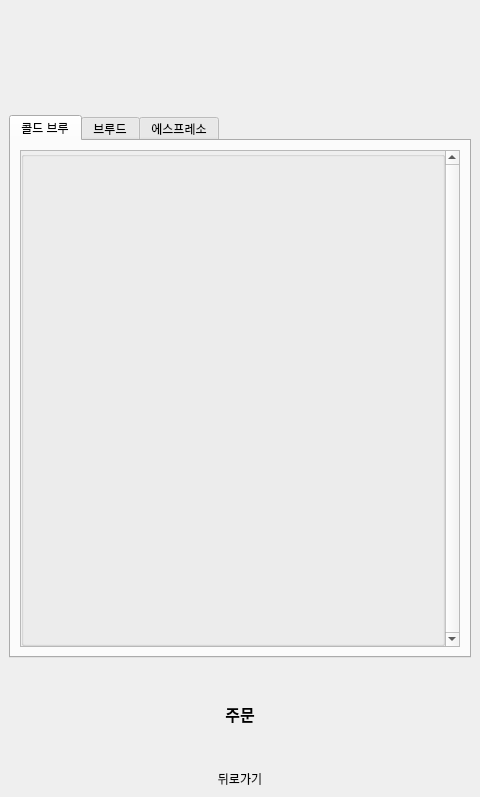
<?xml version="1.0" encoding="UTF-8"?>
<ui version="4.0">
 <class>MainWindow</class>
 <widget class="QMainWindow" name="MainWindow">
  <property name="geometry">
   <rect>
    <x>0</x>
    <y>0</y>
    <width>480</width>
    <height>797</height>
   </rect>
  </property>
  <property name="windowTitle">
   <string>MainWindow</string>
  </property>
  <widget class="QWidget" name="centralwidget">
   <property name="maximumSize">
    <size>
     <width>480</width>
     <height>800</height>
    </size>
   </property>
   <layout class="QGridLayout" name="gridLayout_4">
    <item row="2" column="1">
     <widget class="QLabel" name="btnOrder">
      <property name="minimumSize">
       <size>
        <width>0</width>
        <height>100</height>
       </size>
      </property>
      <property name="font">
       <font>
        <family>맑은 고딕 Semilight</family>
        <pointsize>12</pointsize>
        <weight>75</weight>
        <bold>true</bold>
       </font>
      </property>
      <property name="text">
       <string>주문</string>
      </property>
      <property name="alignment">
       <set>Qt::AlignCenter</set>
      </property>
     </widget>
    </item>
    <item row="0" column="1">
     <widget class="QLabel" name="labelMain">
      <property name="sizePolicy">
       <sizepolicy hsizetype="Preferred" vsizetype="Minimum">
        <horstretch>0</horstretch>
        <verstretch>0</verstretch>
       </sizepolicy>
      </property>
      <property name="minimumSize">
       <size>
        <width>0</width>
        <height>100</height>
       </size>
      </property>
      <property name="maximumSize">
       <size>
        <width>16777215</width>
        <height>100</height>
       </size>
      </property>
      <property name="text">
       <string/>
      </property>
     </widget>
    </item>
    <item row="1" column="1">
     <widget class="QTabWidget" name="tabWidget">
      <property name="sizePolicy">
       <sizepolicy hsizetype="Preferred" vsizetype="Expanding">
        <horstretch>0</horstretch>
        <verstretch>0</verstretch>
       </sizepolicy>
      </property>
      <property name="currentIndex">
       <number>0</number>
      </property>
      <property name="iconSize">
       <size>
        <width>24</width>
        <height>24</height>
       </size>
      </property>
      <widget class="QWidget" name="tab1">
       <attribute name="title">
        <string>콜드 브루</string>
       </attribute>
       <layout class="QVBoxLayout" name="verticalLayout_2">
        <item>
         <widget class="QScrollArea" name="scrollArea1">
          <property name="verticalScrollBarPolicy">
           <enum>Qt::ScrollBarAlwaysOn</enum>
          </property>
          <property name="widgetResizable">
           <bool>true</bool>
          </property>
          <widget class="QWidget" name="scrollAreaWidgetContents1">
           <property name="geometry">
            <rect>
             <x>0</x>
             <y>0</y>
             <width>394</width>
             <height>460</height>
            </rect>
           </property>
           <layout class="QVBoxLayout" name="verticalLayout_3">
            <property name="spacing">
             <number>0</number>
            </property>
            <property name="leftMargin">
             <number>0</number>
            </property>
            <property name="topMargin">
             <number>0</number>
            </property>
            <property name="rightMargin">
             <number>0</number>
            </property>
            <property name="bottomMargin">
             <number>0</number>
            </property>
            <item>
             <widget class="QGroupBox" name="groupBox1">
              <property name="title">
               <string/>
              </property>
              <property name="flat">
               <bool>false</bool>
              </property>
              <property name="checkable">
               <bool>false</bool>
              </property>
             </widget>
            </item>
           </layout>
          </widget>
         </widget>
        </item>
       </layout>
      </widget>
      <widget class="QWidget" name="tab2">
       <attribute name="title">
        <string>브루드</string>
       </attribute>
       <layout class="QVBoxLayout" name="verticalLayout_4">
        <item>
         <widget class="QScrollArea" name="scrollArea2">
          <property name="verticalScrollBarPolicy">
           <enum>Qt::ScrollBarAlwaysOn</enum>
          </property>
          <property name="widgetResizable">
           <bool>true</bool>
          </property>
          <widget class="QWidget" name="scrollAreaWidgetContents2">
           <property name="geometry">
            <rect>
             <x>0</x>
             <y>0</y>
             <width>394</width>
             <height>460</height>
            </rect>
           </property>
           <layout class="QVBoxLayout" name="verticalLayout_5">
            <property name="spacing">
             <number>0</number>
            </property>
            <property name="leftMargin">
             <number>0</number>
            </property>
            <property name="topMargin">
             <number>0</number>
            </property>
            <property name="rightMargin">
             <number>0</number>
            </property>
            <property name="bottomMargin">
             <number>0</number>
            </property>
            <item>
             <widget class="QGroupBox" name="groupBox2">
              <property name="alignment">
               <set>Qt::AlignLeading|Qt::AlignLeft|Qt::AlignTop</set>
              </property>
             </widget>
            </item>
           </layout>
          </widget>
         </widget>
        </item>
       </layout>
      </widget>
      <widget class="QWidget" name="tab3">
       <attribute name="title">
        <string>에스프레소</string>
       </attribute>
       <layout class="QVBoxLayout" name="verticalLayout">
        <item>
         <widget class="QScrollArea" name="scrollArea3">
          <property name="verticalScrollBarPolicy">
           <enum>Qt::ScrollBarAlwaysOn</enum>
          </property>
          <property name="widgetResizable">
           <bool>true</bool>
          </property>
          <widget class="QWidget" name="scrollAreaWidgetContents3">
           <property name="geometry">
            <rect>
             <x>0</x>
             <y>0</y>
             <width>394</width>
             <height>460</height>
            </rect>
           </property>
           <layout class="QVBoxLayout" name="verticalLayout_6">
            <property name="spacing">
             <number>0</number>
            </property>
            <property name="leftMargin">
             <number>0</number>
            </property>
            <property name="topMargin">
             <number>0</number>
            </property>
            <property name="rightMargin">
             <number>0</number>
            </property>
            <property name="bottomMargin">
             <number>0</number>
            </property>
            <item>
             <widget class="QGroupBox" name="groupBox3">
              <property name="title">
               <string/>
              </property>
             </widget>
            </item>
           </layout>
          </widget>
         </widget>
        </item>
       </layout>
      </widget>
     </widget>
    </item>
    <item row="3" column="1">
     <widget class="QLabel" name="btnBack">
      <property name="font">
       <font>
        <family>맑은 고딕 Semilight</family>
        <pointsize>9</pointsize>
        <weight>50</weight>
        <bold>false</bold>
       </font>
      </property>
      <property name="text">
       <string>뒤로가기</string>
      </property>
      <property name="alignment">
       <set>Qt::AlignCenter</set>
      </property>
     </widget>
    </item>
   </layout>
  </widget>
 </widget>
 <resources/>
 <connections/>
</ui>
